Frame 1 (no input): blank canvas, image omitted
Frame 60 (the mouse pressed at the canvas centre just before this capture): blank canvas, image omitted
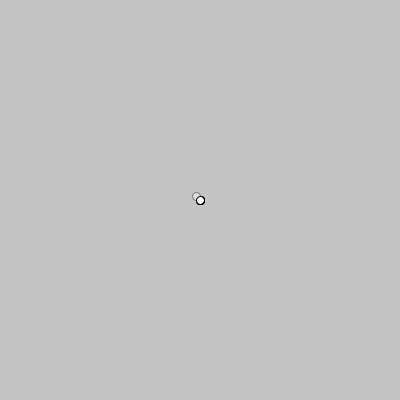
Frame 120 (the mouse held since frame 60 and released just before this capture)

The Processing sketch whose frames 1 and 60 were blank and that drew this single picture after the mouse press (run headless with seeded random() and noise(); from frame 60 on, the mouse is pressed at the canvas centre):

// Processing sketch: sketch_170711e
// ── sketch_170711e.pde
ArrayList<Particula> p;

void setup(){
  size(400,400);
  p = new ArrayList<Particula>();
}
void draw(){
  background(196);
  if(mousePressed){
    p.add( new Particula( mouseX, mouseY, mouseX-pmouseX, mouseY-pmouseY ) );
  }
  for(int i=0; i<p.size(); i++){
    Particula tmp = (Particula)p.get(i);
    tmp.actualizar();
    tmp.dibujar();
    if(tmp.life<0) p.remove(i);
  }
}




// ── Particula.pde
class Particula{//Nombre de la clase en mayuscula
  float x, y;//posicion
  float dx, dy;//velocidad
  float tamano;
  int   life;
    
  Particula(float xx, float yy, float vx, float vy){//constructor
    x      = xx;
    y      = yy;
    dx     = vx;
    dy     = vy;
    tamano = 8;
    life   = 100;
  }
  void actualizar(){
    x+=dx;
    y+=dy;
    dx*=0.9;
    dy*=0.9;
    if(x<0)     x+=width;
    if(x>width) x-=width;
    if(y<0)     y+=height;
    if(y>height)y-=height;
    //if(x<0 || x>width) dx*=-1;
    //if(y<0 || y>height) dy*=-1;
    life-=0.2;
  }
  void dibujar(){
    pushMatrix();
    translate(x,y);
    stroke(0, map(life, 0, 100, 0, 255));
    fill(255, map(life, 0, 100, 0, 255));
    ellipse(0,0,tamano,tamano);
    popMatrix();
  }
}
